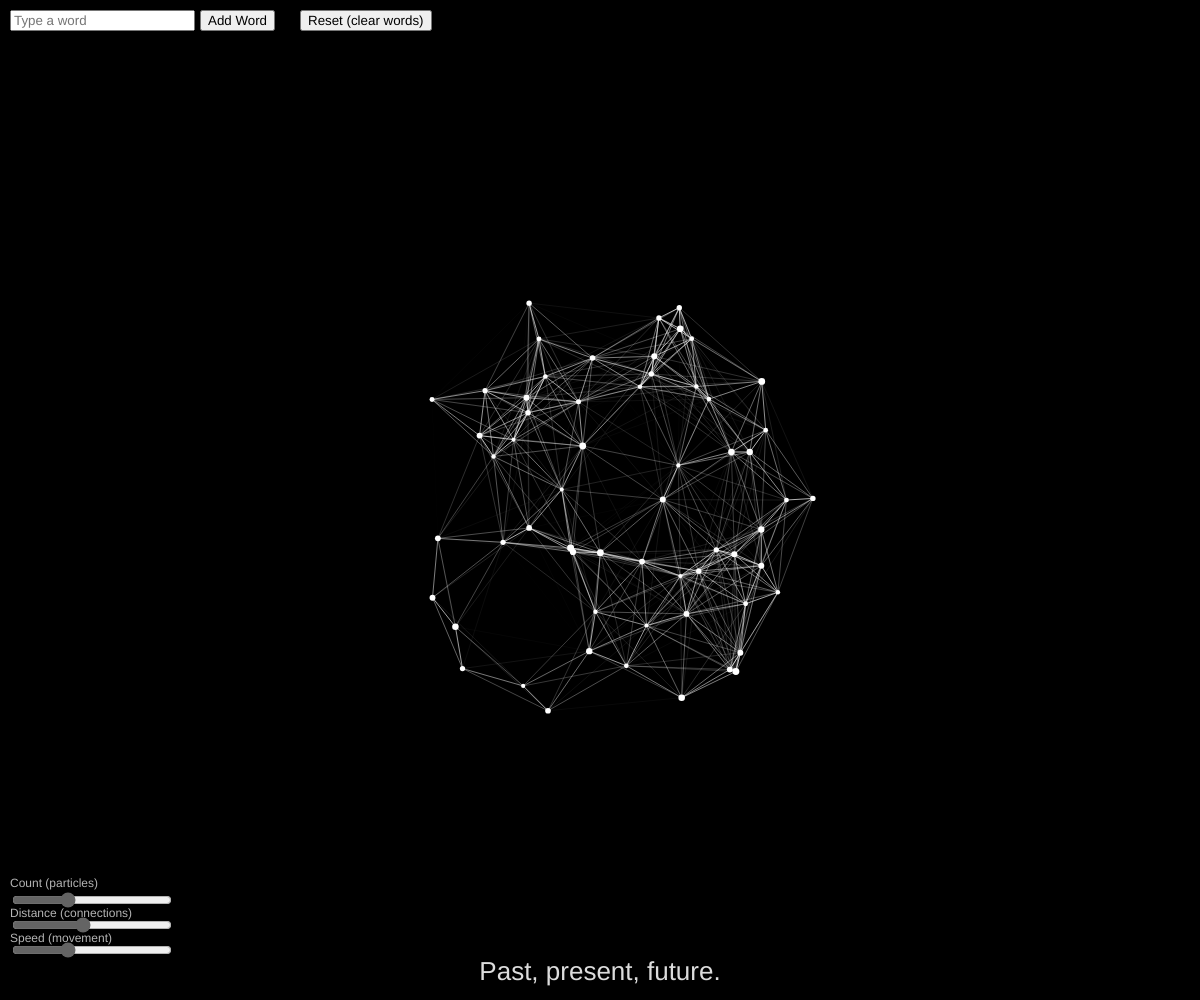
Frame 1 (no input)
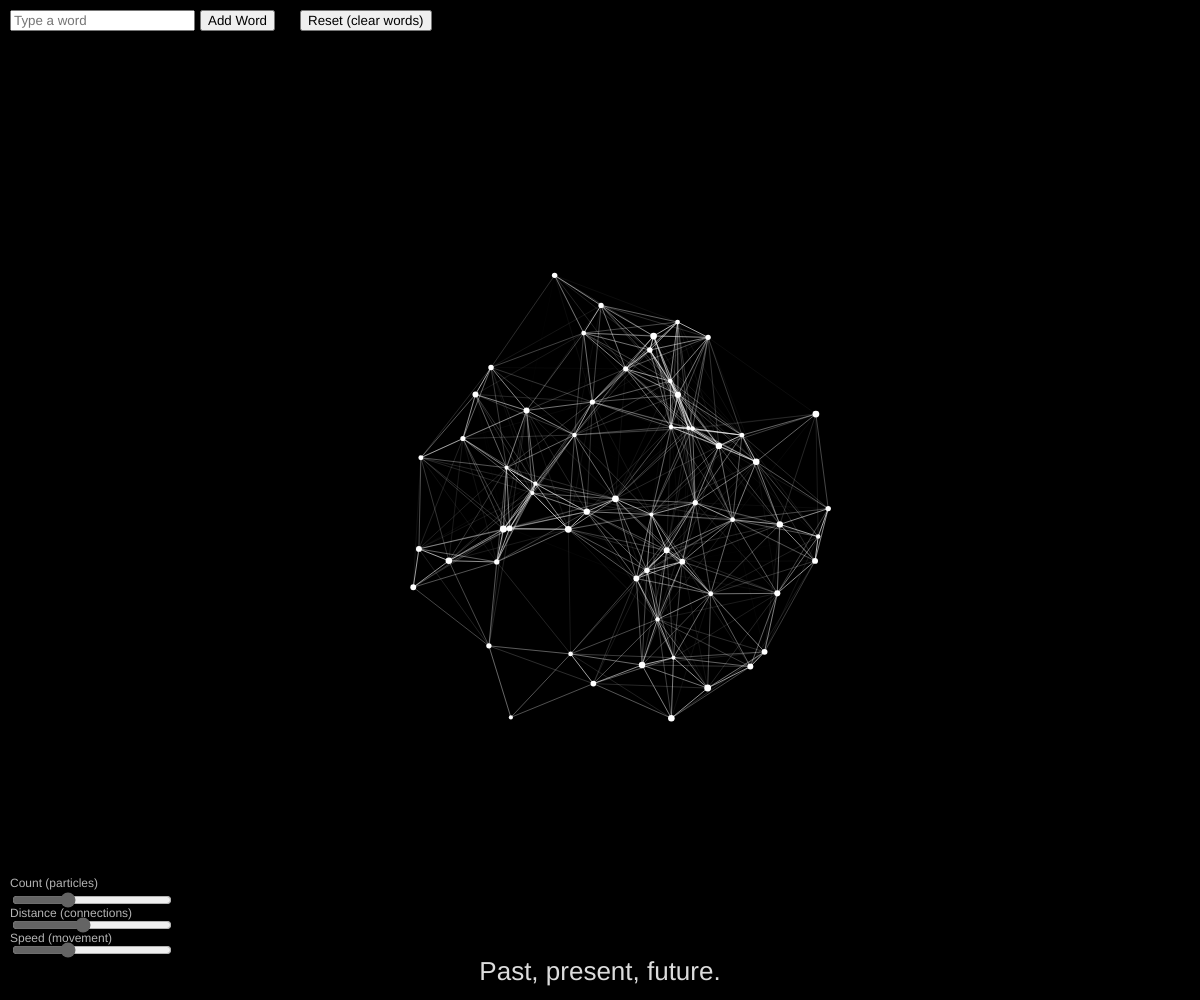
Frame 60 (no input)
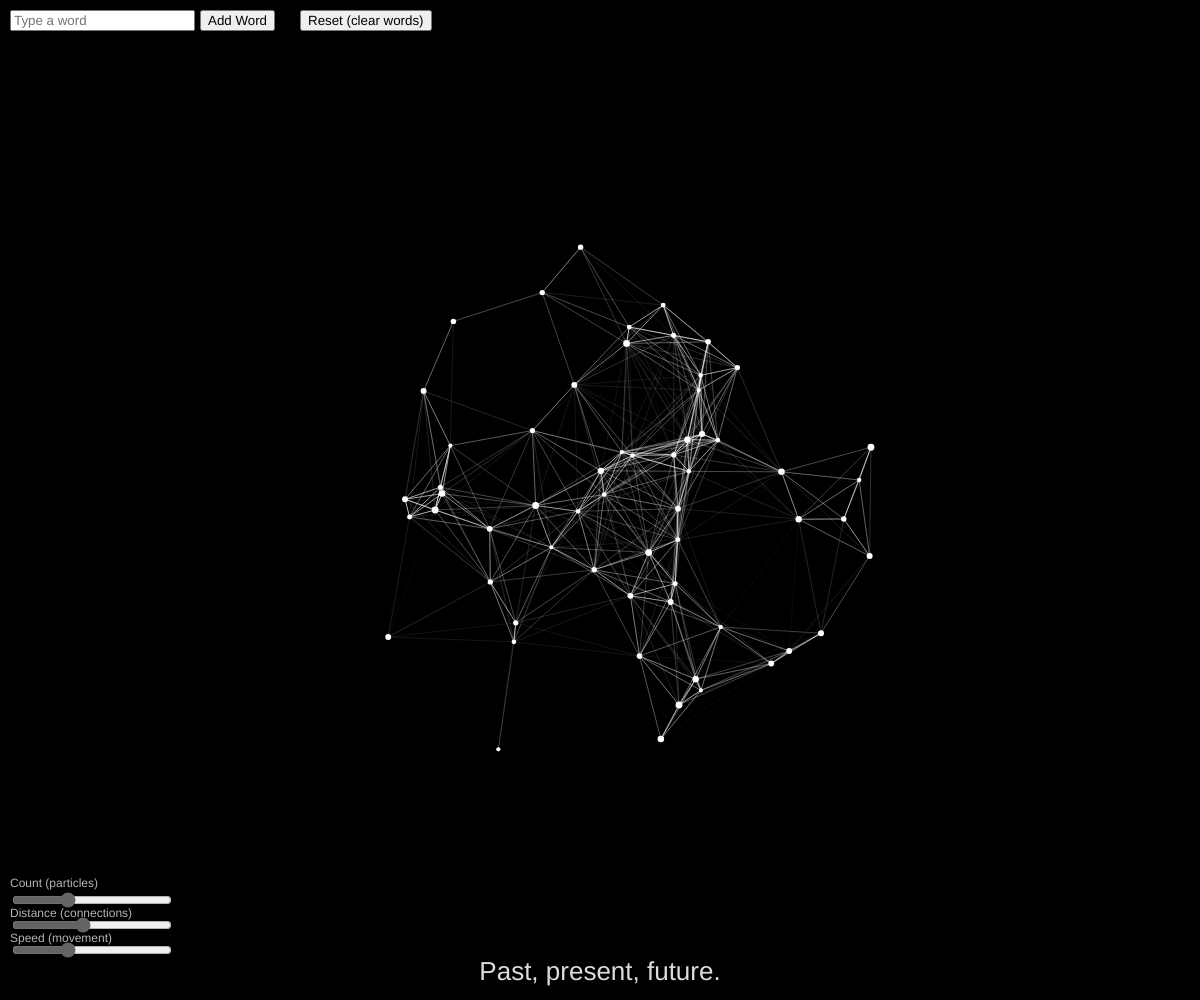
Frame 120 (the mouse pressed at the canvas centre since frame 60)

The p5.js sketch that drew these frames (run headless with seeded random() and noise() and a simulated clock; from frame 60 on, the mouse is pressed at the canvas centre):

// p5.js sketch
// ── sketch.js
let wordInput;
let addButton;
let wordList = [];
let redWordPositions = [];
let particles = [];

// slider
let countSlider, distSlider, speedSlider;
let resetBtn;

const DEFAULT_COUNT = 60;
const DEFAULT_DIST = 140;
const DEFAULT_SPEED = 1.0;
const WORD_SPREAD_X = 200;
const WORD_SPREAD_Y = 150;

// particle
class Particle {
  constructor(x, y) {
    this.pos = createVector(x, y);
    this.vel = p5.Vector.random2D().mult(random(0.3, 1.2));
    this.r = random(2.0, 3.5);
  }

  update(speedFactor) {
    this.pos.add(p5.Vector.mult(this.vel, speedFactor));

    if (this.pos.x < 0 || this.pos.x > width) this.vel.x *= -1;
    if (this.pos.y < 0 || this.pos.y > height) this.vel.y *= -1;
  }

  drawDot() {
    noStroke();
    fill(255);
    circle(this.pos.x, this.pos.y, this.r * 2);
  }
}

function setup() {
  createCanvas(windowWidth, windowHeight);
  pixelDensity(1);

  // Input text box
  wordInput = createInput("");
  wordInput.position(10, 10);
  wordInput.attribute("placeholder", "Type a word");

  addButton = createButton("Add Word");
  addButton.position(200, 10);
  addButton.mousePressed(addWord);

  resetBtn = createButton("Reset (clear words)");
  resetBtn.position(300, 10);
  resetBtn.mousePressed(resetAll);

  // slide
  countSlider = createSlider(10, 160, DEFAULT_COUNT, 1);
  distSlider = createSlider(30, 280, DEFAULT_DIST, 1);
  speedSlider = createSlider(0, 3, DEFAULT_SPEED, 0.05);

  countSlider.style("width", "160px");
  distSlider.style("width", "160px");
  speedSlider.style("width", "160px");

  countSlider.style("accent-color", "rgb(100,100,100)");
  distSlider.style("accent-color", "rgb(100,100,100)");
  speedSlider.style("accent-color", "rgb(100,100,100)");

  positionSliders();

  createParticles(DEFAULT_COUNT);
}

function draw() {
  background(0);

  let targetCount = countSlider.value();
  let connectionDist = distSlider.value();
  let speedFactor = speedSlider.value();

  syncParticleCount(targetCount);

  for (let p of particles) p.update(speedFactor);

  drawConnections(connectionDist);

  for (let p of particles) p.drawDot();

  drawRedWordsOnCanvas();
  drawQuote();
  drawSliderLabels();
}

// add word
function addWord() {
  let newWord = wordInput.value().trim();

  if (newWord.length > 0) {
    wordList.push(newWord);
    wordInput.value("");

    //The overall composition is centered.
    let cx = width / 2;
    let cy = height / 2;

    redWordPositions.push({
      x: cx + random(-WORD_SPREAD_X, WORD_SPREAD_X),
      y: cy + random(-WORD_SPREAD_Y, WORD_SPREAD_Y),
      phase: random(TWO_PI),
      // redWordPositions.push({
      //   x: random(width * 0.35, width * 0.75),
      //   y: random(height * 0.25, height * 0.6),
      //   phase: random(TWO_PI)
    });
  }
}

// ======================
// reset
// ======================
function resetAll() {
  wordList = [];
  redWordPositions = [];

  createParticles(DEFAULT_COUNT);
  countSlider.value(DEFAULT_COUNT);
  distSlider.value(DEFAULT_DIST);
  speedSlider.value(DEFAULT_SPEED);
}

// ======================
// discribe word
// ======================
function drawRedWordsOnCanvas() {
  if (wordList.length === 0) return;

  textAlign(CENTER, CENTER);
  textSize(18);
  noStroke();

  for (let i = 0; i < wordList.length; i++) {
    let w = wordList[i];
    let pos = redWordPositions[i];

    pos.phase += 0.02;
    let ox = cos(pos.phase) * 8;
    let oy = sin(pos.phase * 1.3) * 6;

    fill(255, 0, 0, 60);
    text(w, pos.x + ox + 1.5, pos.y + oy + 1.5);
    fill(255, 0, 0, 220);
    text(w, pos.x + ox, pos.y + oy);
  }
}

function drawQuote() {
  let quote = "Past, present, future.";
  textAlign(CENTER, BOTTOM);
  textSize(26);
  fill(255, 220);
  text(quote, width / 2, height - 14);
  textStyle(NORMAL);
}

// particle networks
function createParticles(n) {
  particles = [];
  let cx = width / 2;
  let cy = height / 2;
  let R = min(width, height) * 0.22;

  for (let i = 0; i < n; i++) {
    let a = random(TWO_PI);
    let r = R * sqrt(random());
    particles.push(new Particle(cx + cos(a) * r, cy + sin(a) * r));
  }
}

function syncParticleCount(targetCount) {
  let diff = targetCount - particles.length;
  if (diff > 0) {
    for (let i = 0; i < diff; i++) {
      particles.push(new Particle(width / 2, height / 2));
    }
  } else if (diff < 0) {
    particles.splice(targetCount);
  }
}

function drawConnections(connectionDist) {
  strokeWeight(1);
  for (let i = 0; i < particles.length; i++) {
    for (let j = i + 1; j < particles.length; j++) {
      let a = particles[i].pos;
      let b = particles[j].pos;
      let d = dist(a.x, a.y, b.x, b.y);

      if (d < connectionDist) {
        let alpha = map(d, 0, connectionDist, 220, 0);
        stroke(255, alpha);
        line(a.x, a.y, b.x, b.y);
      }
    }
  }
}

// slide text description
function drawSliderLabels() {
  fill(180);
  textSize(12);
  textAlign(LEFT, BOTTOM);

  let x = 10;
  let y = height - 110;

  text("Count (particles)", x, y);
  text("Distance (connections)", x, y + 30);
  text("Speed (movement)", x, y + 55);
}

function windowResized() {
  resizeCanvas(windowWidth, windowHeight);
  positionSliders();
  regenerateRedWordPositions();
}

function positionSliders() {
  let x = 10;
  let y = height - 110;
  countSlider.position(x, y);
  distSlider.position(x, y + 25);
  speedSlider.position(x, y + 50);
}

function regenerateRedWordPositions() {
  redWordPositions = redWordPositions.map(() => ({
    x: random(width * 0.35, width * 0.75),
    y: random(height * 0.25, height * 0.6),
    phase: random(TWO_PI),
  }));
}
function keyPressed() {
  if (key === "p" || key === "P") {
    let fs = fullscreen();
    fullscreen(!fs);
  }
}
